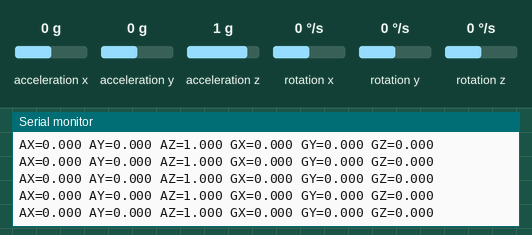
A sketch run on a simulated ESP8266 (NodeMCU). Parts: the last lines printed to the serial monitor. Wiring (inferred from the names in the program): MPU-6050 motion sensor at I2C address 0x69. Inputs (shaded band) come from the test bench; at power-on: acceleration x 0 g, acceleration y 0 g, acceleration z 1 g, rotation x 0 °/s, rotation y 0 °/s, rotation z 0 °/s.

Above: at 1.2 s.
1.3 s: acceleration x set to -1.4 g
At 1.58 s:
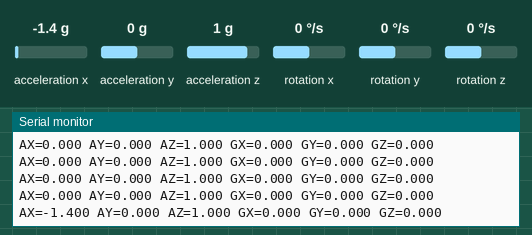
2.8 s: acceleration y set to -1.4 g
At 2.8 s:
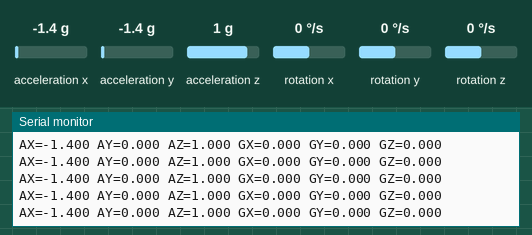
4.3 s: acceleration z set to -1.4 g
At 4.43 s:
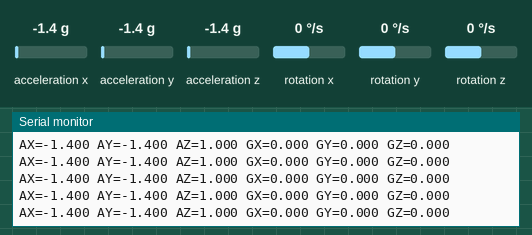
5.8 s: rotation x set to -192 °/s
At 5.85 s:
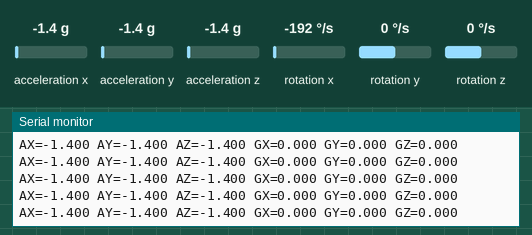
7.3 s: rotation y set to -192 °/s
At 7.48 s:
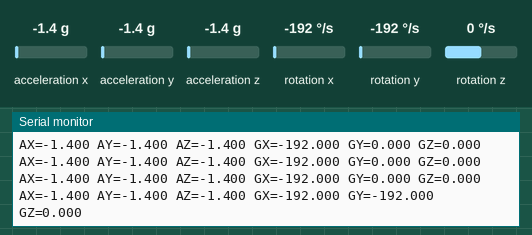

Measured:
- after the input at 1.3 s, the serial monitor: prints a new line after 0.13 s (image 1)
- after the input at 7.3 s, the serial monitor: prints a new line at once (image 5)

The sketch:

IMU_websocket.ino
```cpp
#include <Wire.h>
#include <ESP8266WiFi.h>
#include <WebSocketsServer.h>

#define MPU_ADDR 0x69
#define ACCEL_XOUT_H 0x3B
#define GYRO_XOUT_H  0x43
#define PWR_MGMT_1   0x6B

// WiFi AP
const char* ssid = "ESP8266";
const char* pass = "12345678";

// WebSocket server
WebSocketsServer webSocket = WebSocketsServer(81);

// =========================
//    Đọc 16bit từ MPU
// =========================
int16_t readRegister16(uint8_t reg) {
  Wire.beginTransmission(MPU_ADDR);
  Wire.write(reg);
  Wire.endTransmission(false);
  Wire.requestFrom(MPU_ADDR, 2);
  while (Wire.available() < 2);
  uint8_t high = Wire.read();
  uint8_t low  = Wire.read();
  return (int16_t)(high << 8 | low);
}

// =========================
//         SETUP
// =========================
void setup() {
  Serial.begin(115200);

  // WiFi Access Point
  WiFi.softAP(ssid, pass);
  Serial.print("AP IP: ");
  Serial.println(WiFi.softAPIP());

  // WebSocket
  webSocket.begin();

  // MPU6050 init
  Wire.begin(D2, D1);
  Wire.beginTransmission(MPU_ADDR);
  Wire.write(PWR_MGMT_1);
  Wire.write(0);  // wake up sensor
  Wire.endTransmission();
}

// =========================
//         LOOP
// =========================
void loop() {
  webSocket.loop();

  // Đọc gia tốc
  int16_t ax = readRegister16(ACCEL_XOUT_H);
  int16_t ay = readRegister16(ACCEL_XOUT_H + 2);
  int16_t az = readRegister16(ACCEL_XOUT_H + 4);

  float ax_g = ax / 16384.0;
  float ay_g = ay / 16384.0;
  float az_g = az / 16384.0;

  // Đọc gyro
  int16_t gx = readRegister16(GYRO_XOUT_H);
  int16_t gy = readRegister16(GYRO_XOUT_H + 2);
  int16_t gz = readRegister16(GYRO_XOUT_H + 4);

  float gx_dps = gx / 131.0;
  float gy_dps = gy / 131.0;
  float gz_dps = gz / 131.0;

  // Chuẩn bị chuỗi gửi
  String msg = "AX=" + String(ax_g, 3) +
               " AY=" + String(ay_g, 3) +
               " AZ=" + String(az_g, 3) +
               " GX=" + String(gx_dps, 3) +
               " GY=" + String(gy_dps, 3) +
               " GZ=" + String(gz_dps, 3);

  // Gửi qua WebSocket
  webSocket.broadcastTXT(msg);

  Serial.println(msg);

  delay(200);
}
```
